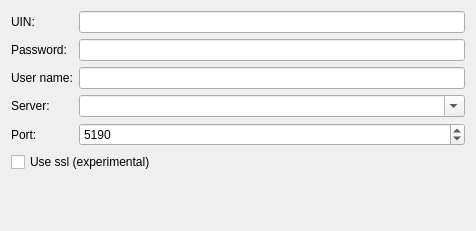
<?xml version="1.0" encoding="UTF-8"?>
<ui version="4.0">
 <class>IcqAccountMainSettings</class>
 <widget class="QWidget" name="IcqAccountMainSettings">
  <property name="geometry">
   <rect>
    <x>0</x>
    <y>0</y>
    <width>476</width>
    <height>231</height>
   </rect>
  </property>
  <property name="windowTitle">
   <string>Form</string>
  </property>
  <layout class="QFormLayout" name="formLayout">
   <property name="fieldGrowthPolicy">
    <enum>QFormLayout::ExpandingFieldsGrow</enum>
   </property>
   <item row="0" column="0">
    <widget class="QLabel" name="label">
     <property name="text">
      <string>UIN:</string>
     </property>
    </widget>
   </item>
   <item row="0" column="1">
    <widget class="QLineEdit" name="uinEdit"/>
   </item>
   <item row="1" column="0">
    <widget class="QLabel" name="label_2">
     <property name="text">
      <string>Password:</string>
     </property>
    </widget>
   </item>
   <item row="1" column="1">
    <widget class="QLineEdit" name="passwordEdit">
     <property name="maxLength">
      <number>8</number>
     </property>
     <property name="echoMode">
      <enum>QLineEdit::Password</enum>
     </property>
    </widget>
   </item>
   <item row="2" column="0">
    <widget class="QLabel" name="label_8">
     <property name="text">
      <string>User name:</string>
     </property>
    </widget>
   </item>
   <item row="2" column="1">
    <widget class="QLineEdit" name="userNameEdit"/>
   </item>
   <item row="3" column="0">
    <widget class="QLabel" name="label_3">
     <property name="text">
      <string>Server:</string>
     </property>
    </widget>
   </item>
   <item row="3" column="1">
    <widget class="QComboBox" name="serverBox">
     <property name="sizePolicy">
      <sizepolicy hsizetype="Expanding" vsizetype="Fixed">
       <horstretch>0</horstretch>
       <verstretch>0</verstretch>
      </sizepolicy>
     </property>
     <property name="editable">
      <bool>true</bool>
     </property>
    </widget>
   </item>
   <item row="4" column="0">
    <widget class="QLabel" name="label_10">
     <property name="text">
      <string>Port:</string>
     </property>
    </widget>
   </item>
   <item row="4" column="1">
    <widget class="QSpinBox" name="portBox">
     <property name="sizePolicy">
      <sizepolicy hsizetype="Expanding" vsizetype="Fixed">
       <horstretch>0</horstretch>
       <verstretch>0</verstretch>
      </sizepolicy>
     </property>
     <property name="minimum">
      <number>1</number>
     </property>
     <property name="maximum">
      <number>65535</number>
     </property>
     <property name="value">
      <number>5190</number>
     </property>
    </widget>
   </item>
   <item row="5" column="0" colspan="2">
    <widget class="QCheckBox" name="sslBox">
     <property name="text">
      <string>Use ssl (experimental)</string>
     </property>
    </widget>
   </item>
   <item row="7" column="0">
    <widget class="QLabel" name="label_7">
     <property name="text">
      <string/>
     </property>
    </widget>
   </item>
  </layout>
 </widget>
 <resources/>
 <connections/>
</ui>
